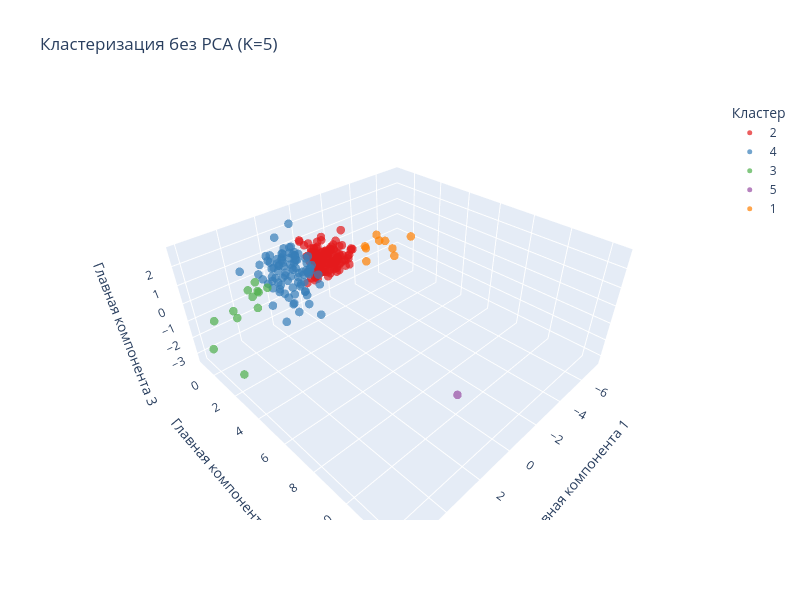

The code cell stored with this chart in its notebook:
### Code cell
pca_viz = PCA(n_components=3)
data_pca_viz = pca_viz.fit_transform(data_scaled_raw)

df_plot_raw = pd.DataFrame({
    'PC1': data_pca_viz[:, 0],
    'PC2': data_pca_viz[:, 1],
    'PC3': data_pca_viz[:, 2],
    'Кластер': clusters_raw.astype(str)
})

fig = px.scatter_3d(
    df_plot_raw,
    x='PC1',
    y='PC2',
    z='PC3',
    color='Кластер',
    title=f'Кластеризация без PCA (K={n_clusters})',
    labels={'PC1': 'Главная компонента 1',
            'PC2': 'Главная компонента 2',
            'PC3': 'Главная компонента 3'},
    opacity=0.7,
    color_discrete_sequence=px.colors.qualitative.Set1
)

fig.update_traces(marker=dict(size=5))
fig.update_layout(width=800, height=600)
fig.show()

### Figure 1 — Plotly figure (JSON) as saved in the notebook; plotly's stock layout.template omitted (floating-point values rounded to 4 significant figures; data arrays with more than 128 entries replaced by an {"elided": "..."} marker saying what was removed)
{"data": [{"hovertemplate": "Кластер=2<br>Главная компонента 1=%{x}<br>Главная компонента 2=%{y}<br>Главная компонента 3=%{z}<extra></extra>", "legendgroup": "2", "marker": {"color": "rgb(228,26,28)", "opacity": 0.7, "size": 5, "symbol": "circle"}, "mode": "markers", "name": "2", "scene": "scene", "showlegend": true, "type": "scatter3d", "x": {"elided": "138 float values"}, "y": {"elided": "138 float values"}, "z": {"elided": "138 float values"}}, {"hovertemplate": "Кластер=4<br>Главная компонента 1=%{x}<br>Главная компонента 2=%{y}<br>Главная компонента 3=%{z}<extra></extra>", "legendgroup": "4", "marker": {"color": "rgb(55,126,184)", "opacity": 0.7, "size": 5, "symbol": "circle"}, "mode": "markers", "name": "4", "scene": "scene", "showlegend": true, "type": "scatter3d", "x": [0.8718, 2.055, 1.792, 0.6179, 1.535, 0.6601, 1.112, 2.663, 1.823, 0.763, 1.737, 1.581, 0.7062, 1.02, 2.382, 2.286, 0.2631, 0.3773, 0.3823, 0.1914, 1.492, 1.772, 0.2815, 0.4671, 1.513, 2.097, 0.3257, 1.062, 2.434, 1.157, 1.633, 1.05, 1.332, 1.147, 1.028, 0.6512, 1.782, 0.3684, 0.6016, 2.16, 1.89, 0.8839, 2.395, 1.321, 2.476, 2.105, 1.85, 1.839, 0.05845, 0.7733, 0.2373, 2.0, 1.129, 0.3454, 1.136, 0.2979, 1.709, 1.288, 1.759, 2.143, 1.525, 0.003137, 0.9882, 0.999, 1.49, 0.209, 0.9045, 2.022, 0.8736, 2.142, 1.302, 0.3946, 1.011, 2.108, 2.823, 1.068, 1.42, 0.8915, 1.416, 1.651, 0.2131, 1.05, 1.403, 3.567, 0.5645, 1.767, 1.276, 0.1941, 1.855, 0.8151], "y": [-0.3175, -0.7856, -0.4892, -0.3941, 0.2778, -0.5349, -0.2061, 0.393, -1.016, -0.2883, -0.4959, -0.717, 0.09193, 0.04453, -0.4293, -0.2069, -0.5192, 0.3835, -0.01893, -0.2602, 0.5766, -0.3939, -0.06704, -0.1941, 1.104, -0.01401, -0.657, -0.2218, -0.4211, 0.01371, -0.07592, -0.2824, -0.6624, -0.2226, -0.4364, -0.7299, -0.9707, -0.3161, -0.5179, 0.3141, 0.4192, 0.03445, -0.9801, -0.5832, -0.8888, -0.4319, -0.1576, -0.1384, 0.5549, -0.8089, -0.03805, -0.1761, -0.6638, -0.9899, -0.8351, 0.2197, -0.4747, -0.5515, -0.3328, -0.7443, 0.1669, -0.03614, 0.5802, -0.08815, -0.1192, 0.02178, 1.67, 0.3252, 0.03778, -0.1422, -0.07059, 0.1279, 0.06813, -0.5461, -0.5119, 5.279e-05, 0.1639, -0.05187, -0.4198, -0.2887, 0.03805, 0.8111, -0.4452, -0.8991, -0.6336, -0.8435, -0.6583, 0.7984, 0.2237, 0.5446], "z": [0.8918, 0.8127, -0.8445, 0.4369, -1.486, 0.3945, 1.121, 0.006301, 0.5281, 0.8125, 0.2223, 0.4986, -0.02348, 0.326, -1.564, 0.2324, -1.11, 0.1912, -0.1067, 0.4262, -1.909, -0.5759, -0.3323, -1.458, 0.03607, -0.6616, 0.5784, 1.407, -0.1985, 0.2592, 0.8295, 0.1839, 0.5972, 0.4624, 0.701, 1.09, 0.9398, -0.5037, 0.3955, -2.331, -0.8946, -0.8446, -0.2035, 1.029, 0.7098, 0.5263, 2.251, 0.7189, -0.2631, -1.792, -0.4207, -0.2126, 1.206, 0.5682, 0.8249, -0.1235, 0.8942, -0.0987, 0.6007, 1.127, -1.605, 0.03631, -0.8835, 0.5522, -0.3073, -0.09991, -1.823, -0.644, -0.04677, 0.1276, -0.1004, 0.382, -0.5353, -0.2369, 0.4707, 2.766, -0.6194, -0.3188, 0.3819, -0.1319, 0.669, -0.9607, -0.1714, 0.7749, 0.5946, 0.266, 0.7823, -0.6924, 1.269, -1.752]}, {"hovertemplate": "Кластер=3<br>Главная компонента 1=%{x}<br>Главная компонента 2=%{y}<br>Главная компонента 3=%{z}<extra></extra>", "legendgroup": "3", "marker": {"color": "rgb(77,175,74)", "opacity": 0.7, "size": 5, "symbol": "circle"}, "mode": "markers", "name": "3", "scene": "scene", "showlegend": true, "type": "scatter3d", "x": [3.236, 5.389, 4.331, 2.846, 3.295, 3.245, 4.801, 3.299, 5.964, 3.517, 5.637, 3.333], "y": [-0.1105, 1.196, -0.8568, 0.1973, -0.09241, -0.006553, 0.4977, -0.625, -0.2979, -0.535, -0.1897, -0.2147], "z": [-0.1248, -3.352, -1.15, 0.03484, 0.4164, -0.1467, -0.6304, -0.6793, -2.302, -0.1475, -0.7343, -1.132]}, {"hovertemplate": "Кластер=5<br>Главная компонента 1=%{x}<br>Главная компонента 2=%{y}<br>Главная компонента 3=%{z}<extra></extra>", "legendgroup": "5", "marker": {"color": "rgb(152,78,163)", "opacity": 0.7, "size": 5, "symbol": "circle"}, "mode": "markers", "name": "5", "scene": "scene", "showlegend": true, "type": "scatter3d", "x": [3.412], "y": [12.46], "z": [1.782]}, {"hovertemplate": "Кластер=1<br>Главная компонента 1=%{x}<br>Главная компонента 2=%{y}<br>Главная компонента 3=%{z}<extra></extra>", "legendgroup": "1", "marker": {"color": "rgb(255,127,0)", "opacity": 0.7, "size": 5, "symbol": "circle"}, "mode": "markers", "name": "1", "scene": "scene", "showlegend": true, "type": "scatter3d", "x": [-4.778, -5.302, -5.702, -5.513, -7.278, -3.762, -3.567, -3.944, -4.522], "y": [0.01211, -0.05107, 0.16, 0.508, 0.1636, -0.09313, 0.1971, -0.224, 0.07514], "z": [-0.2786, -0.5123, -1.085, -1.378, -0.8577, -0.3114, -1.086, -0.5518, 0.2068]}], "layout": {"height": 600, "legend": {"title": {"text": "Кластер"}, "tracegroupgap": 0}, "scene": {"domain": {"x": [0, 1], "y": [0, 1]}, "xaxis": {"title": {"text": "Главная компонента 1"}}, "yaxis": {"title": {"text": "Главная компонента 2"}}, "zaxis": {"title": {"text": "Главная компонента 3"}}}, "title": {"text": "Кластеризация без PCA (K=5)"}, "width": 800}}
